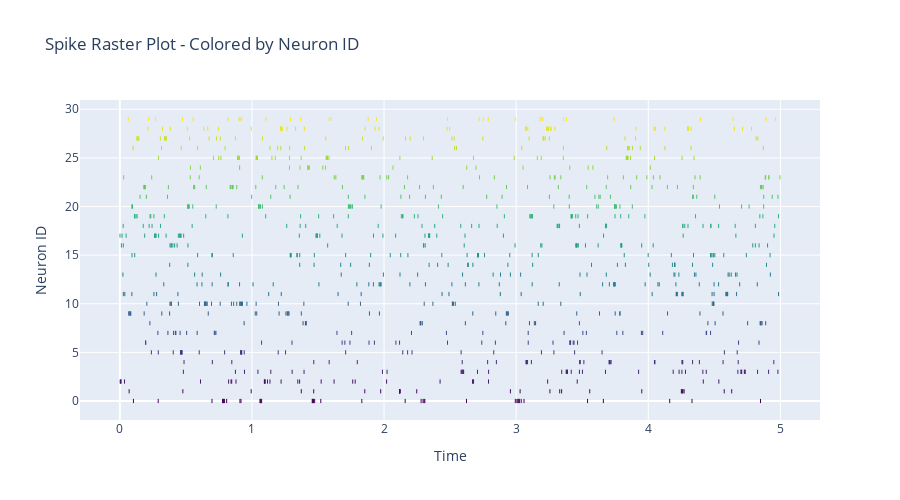

Write notebook code for a chart like this one.
### Code cell
# Spike raster with color coding by neuron
print("Creating color-coded spike raster plot...")
fig2 = braintools.visualize.interactive_spike_raster(
    spike_times=spike_times,
    neuron_ids=neuron_ids,
    color_by='neuron',
    title="Spike Raster Plot - Colored by Neuron ID",
    width=900,
    height=500
)

fig2.show()

print("\n🎨 Color coding helps identify:")
print("   • Individual neuron firing patterns")
print("   • Synchronized activity across neurons")
print("   • Bursting behavior of specific neurons")

### Figure 1 — Plotly figure (JSON) as saved in the notebook; plotly's stock layout.template omitted (floating-point values rounded to 4 significant figures; data arrays with more than 128 entries replaced by an {"elided": "..."} marker saying what was removed)
{"data": [{"hovertemplate": "Time: %{x}<br>Neuron: %{y}<extra></extra>", "marker": {"color": {"elided": "1040 int values"}, "colorscale": [[0.0, "#440154"], [0.1111, "#482878"], [0.2222, "#3e4989"], [0.3333, "#31688e"], [0.4444, "#26828e"], [0.5556, "#1f9e89"], [0.6667, "#35b779"], [0.7778, "#6ece58"], [0.8889, "#b5de2b"], [1.0, "#fde725"]], "size": 3, "symbol": "line-ns-open"}, "mode": "markers", "name": "Spikes", "x": {"elided": "1040 float values"}, "y": {"elided": "1040 int values"}, "type": "scatter"}], "layout": {"title": {"text": "Spike Raster Plot - Colored by Neuron ID"}, "xaxis": {"title": {"text": "Time"}}, "yaxis": {"title": {"text": "Neuron ID"}}, "width": 900, "height": 500, "hovermode": "closest"}}
